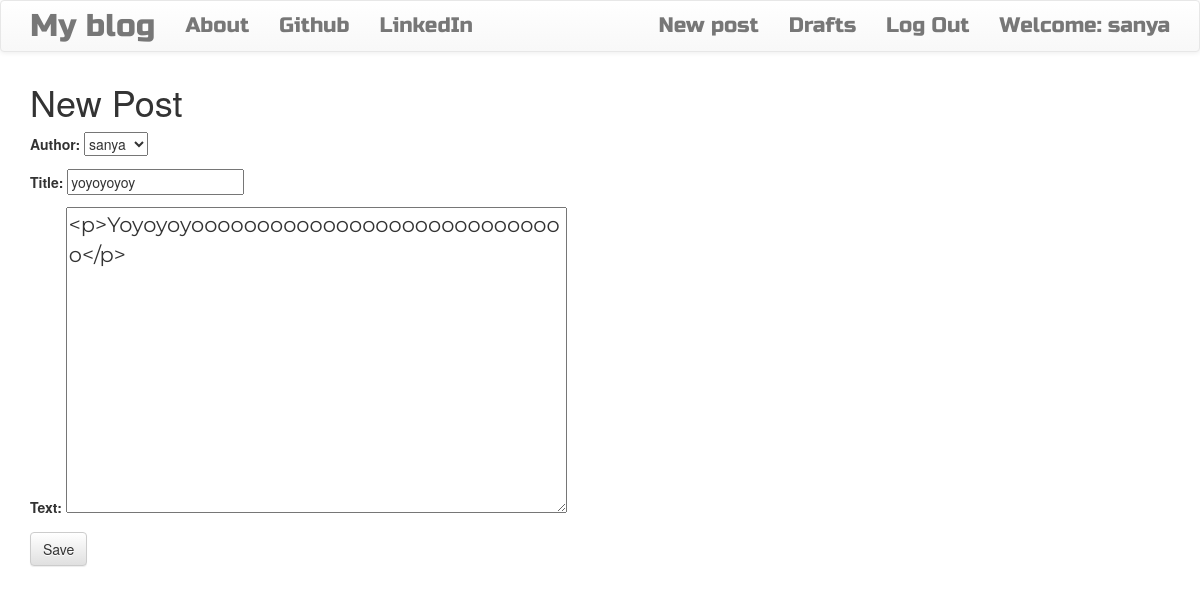
Screenshot of /post/9/edit/ (signed in) with the database file from the repository.
### blog/models.py (models this page shows, shortened)
class Post(models.Model):
    author=models.ForeignKey('auth.User',on_delete=models.CASCADE)
    title=models.CharField(max_length=200)
    text=models.TextField()
    created_date=models.DateTimeField(default=timezone.now)
    published_date=models.DateTimeField(blank=True,null=True)

### blog/views.py (the view)
# urls.py: path('post/<int:pk>/edit/',views.PostUpdateView.as_view(),name='post_edit'),
class PostUpdateView(LoginRequiredMixin,UpdateView):
     login_url='/login/'
     redirect_field_name='blog/post_detail.html'
     form_class=PostForm
     model=Post

### blog/forms.py
class PostForm(forms.ModelForm):
      class Meta():
          model=Post
          fields=('author','title','text')
          widgets={
              'title':forms.TextInput(attrs={'class':'textinputclass'}),
              'text':forms.Textarea(attrs={'class':'editable medium-editor-textarea postcontent'})
          }

### blog/templates/blog/post_form.html (shortened to what this page needs)
{%extends 'blog/base.html'%}
{%block content%}
<h1>New Post</h1>
<form class="postform"  method="POST">
    {{form.as_p}}
    <button type="submit" class='save btn btn-default' name="button">Save</button>
</form>
{%endblock%}

### blog/templates/blog/base.html (shortened to what this page needs)
<!DOCTYPE html>
{%load static%}
<html lang="en" dir="ltr">
  <head>
    <link rel="stylesheet" href="https://stackpath.bootstrapcdn.com/bootstrap/3.4.1/css/bootstrap.min.css">
     <link rel="stylesheet" href="https://stackpath.bootstrapcdn.com/bootstrap/3.4.1/css/bootstrap-theme.min.css">
    <link rel="stylesheet" href="//cdn.jsdelivr.net/npm/medium-editor@latest/dist/css/medium-editor.min.css" type="text/css" media="screen" charset="utf-8">
    <link rel="stylesheet" href="{%static 'css/blog.css'%}">
  </head>
  <body class='loader'>
     <nav class='navbar navbar-default techfont custom navbar'>
       <div class="container">
         <ul class='nav navbar-nav'>
           <li> <a class='navbar-brand bigbrand' href="{%url 'post_list'%}">My blog</a> </li>
           <li> <a href="{%url 'about' %}">About</a> </li>
           <li> <a href="https://www.github.com">Github</a> </li>
           <li> <a href="https://www.linkedin.com">LinkedIn</a> </li>
         </ul>
         <ul class='nav navbar-right'>
           {%if user.is_authenticated%}
            <ul class='nav navbar-nav'>
           <li> <a href="{%url 'post_new'%}">New post</a> </li>
           <li> <a href="{%url 'post_draft_list'%}">Drafts</a> </li>
           <li> <a href="{%url 'logout'%}">Log Out</a> </li>
           <li> <a >Welcome: {{user.username}}</a> </li>
         </ul>
           {%else%}
           <li> <a class='nav navbar-right' href="{%url 'login'%}"> <span class='glyphicon glyphicon-user'></span> </a> </li>
           {%endif%}
         </ul>
       </div>
     </nav>
     <div class="content container">
       <div class="row">
         <div class="col-md-8">
           <div class="blog_posts">
             {%block content%}
             {%endblock%}
           </div>
         </div>
       </div>
     </div>
  </body>
</html>

### blog/static/css/blog.css (style rules this page uses)
.techfont { font-family: 'Russo One', sans-serif; font-size: 1.5em; margin-bottom: 10px; }
.bigbrand { font-size: 1.5em; }
.postcontent { font-family: 'Montserrat'; font-size:1.5em; }
.loader { filter:hue-rotate(0deg); color:linear-gradient(45deg,#0f8,#08f); animation:hue 10000ms infinite linear; }

### rows the page displays
Post: author "sanya", title "yoyoyoyoy", text "<p>Yoyoyoyooooooooooooooooooooooooooooo</p>"

### other values shown
{{ user.username }} "sanya"
